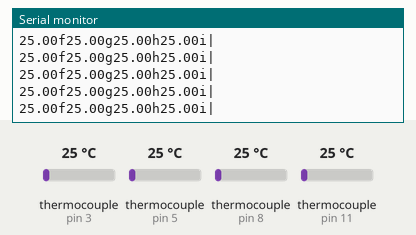
The sketch below on a simulated Arduino Leonardo, built with avr-gcc and run on an emulated ATmega32U4. Parts: the last lines printed to the serial monitor. Inputs (shaded band) come from the test bench; at power-on: thermocouple (sensors on pin 3, pin 5, pin 8, pin 11) 25 °C.

Above: at 1.7 s.
1.8 s: thermocouple (sensor on pin 3) set to 6 °C
At 2.1 s:
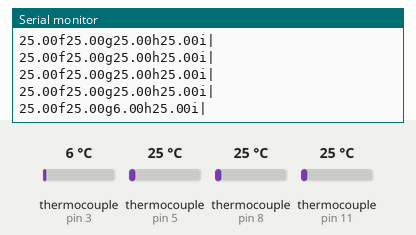
3.3 s: thermocouple (sensor on pin 5) set to 6 °C
At 3.33 s:
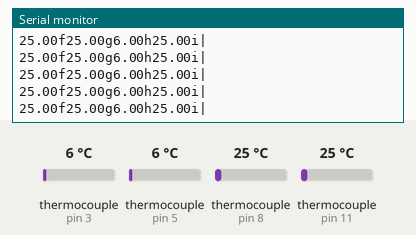
4.8 s: thermocouple (sensor on pin 8) set to 6 °C
At 4.96 s:
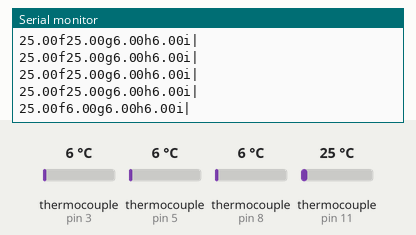
6.3 s: thermocouple (sensor on pin 11) set to 6 °C
At 6.4 s:
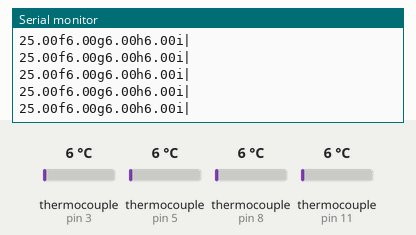
7.8 s: thermocouple (sensor on pin 3) set to 75 °C
At 7.83 s:
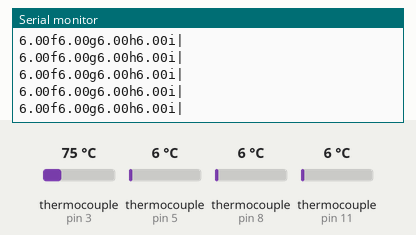
9.3 s: thermocouple (sensor on pin 5) set to 75 °C
At 9.46 s:
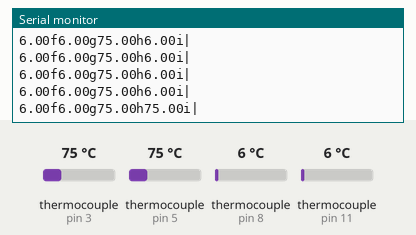
Timing chart, 0 to 11.8 s (numbered marks = the images above; inputs shaded):
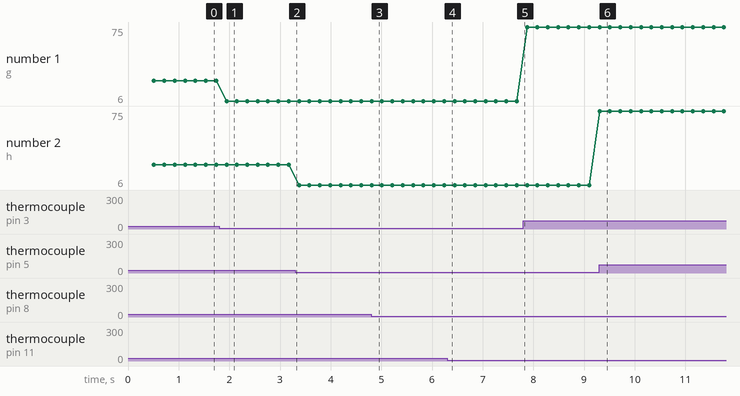

The sketch:

8waySecondUnit.ino
```cpp
#include <SPI.h>
#include <Wire.h>
#include "Adafruit_MAX31855.h"

// Default connection is using software SPI, but comment and uncomment one of
// the two examples below to switch between software SPI and hardware SPI:

// Example creating a thermocouple instance with software SPI on any three
// digital IO pins.
#define MAXDO4   13
#define MAXCS4   5
#define MAXCLK4  4

#define MAXDO3   2
#define MAXCS3   3
#define MAXCLK3  6

#define MAXDO2   7
#define MAXCS2   8
#define MAXCLK2  9

#define MAXDO1   10
#define MAXCS1   11
#define MAXCLK1  12

// initialize the Thermocouple
Adafruit_MAX31855 thermocouple1(MAXCLK1, MAXCS1, MAXDO1);
Adafruit_MAX31855 thermocouple2(MAXCLK2, MAXCS2, MAXDO2);
Adafruit_MAX31855 thermocouple3(MAXCLK3, MAXCS3, MAXDO3);
Adafruit_MAX31855 thermocouple4(MAXCLK4, MAXCS4, MAXDO4);


// Example creating a thermocouple instance with hardware SPI
// on a given CS pin.
//#define MAXCS   10
//Adafruit_MAX31855 thermocouple(MAXCS);

void setup() {
  Serial.begin(9600);

  while (!Serial) delay(1); // wait for Serial on Leonardo/Zero, etc

  Serial.println("MAX31855 test");
  // wait for MAX chip to stabilize
  delay(500);
}

void loop() {
  // basic readout test, just print the current temp
   Serial.print(thermocouple1.readCelsius());
   Serial.print("f");
   Serial.print(thermocouple2.readCelsius());
   Serial.print("g");
   Serial.print(thermocouple3.readCelsius());
   Serial.print("h");
   Serial.print(thermocouple4.readCelsius());
   Serial.print("i");
   Serial.println("|");
   delay(200);
}
```

Measured:
- after the input at 1.8 s, the serial monitor: prints a new line after 0.14 s (image 1)
- after the input at 4.8 s, the serial monitor: prints a new line at once (image 3)
- after the input at 9.3 s, the serial monitor: prints a new line at once (image 6)
- plotted number 1: 25 → 6 after the input at 1.8 s, 6 → 75 after the input at 7.8 s
